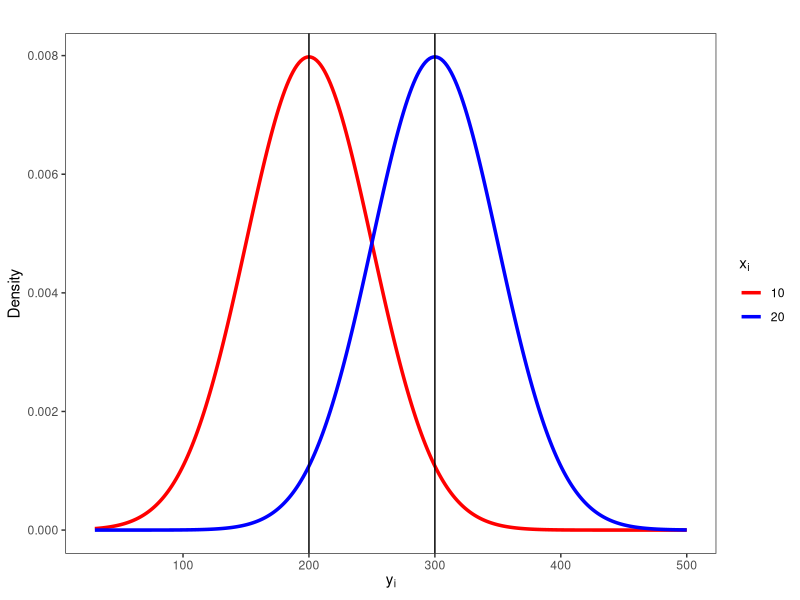
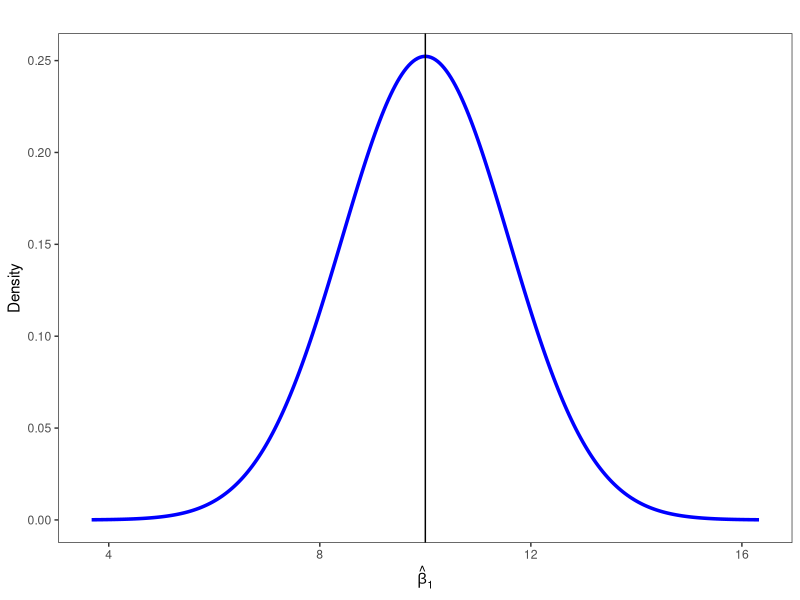
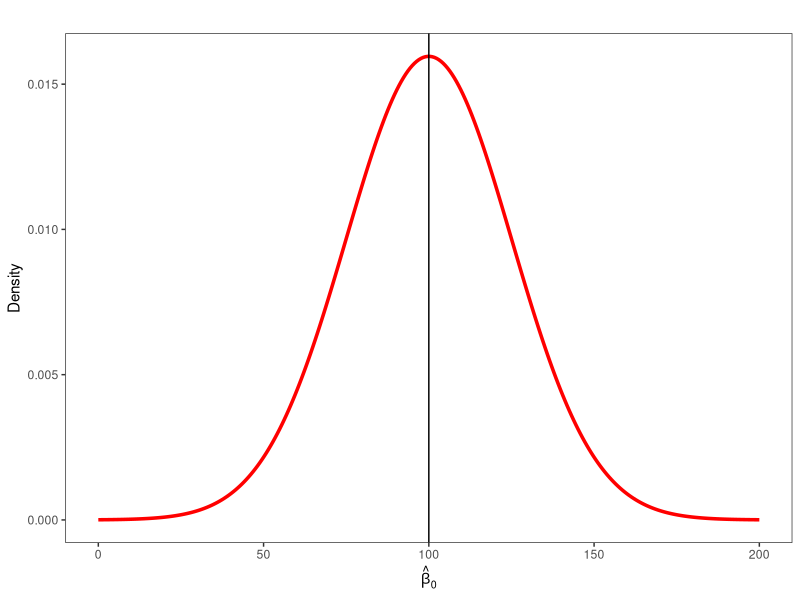
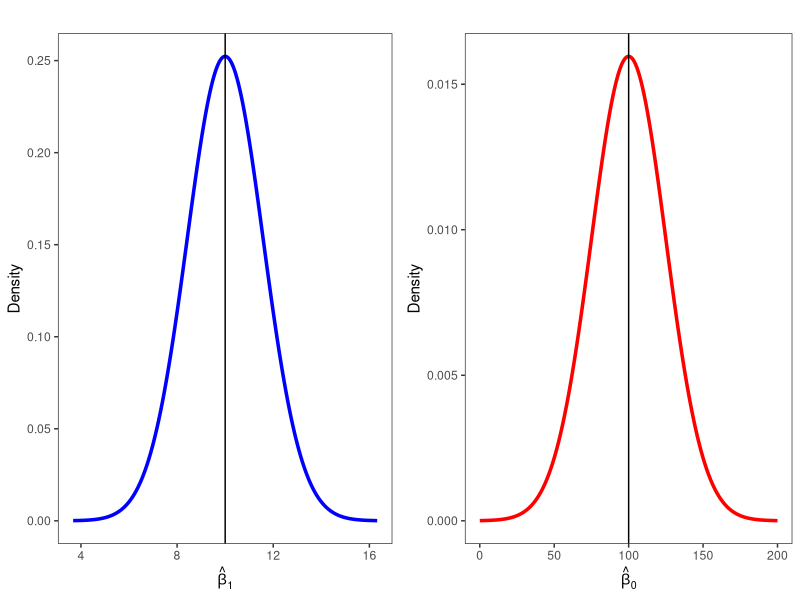
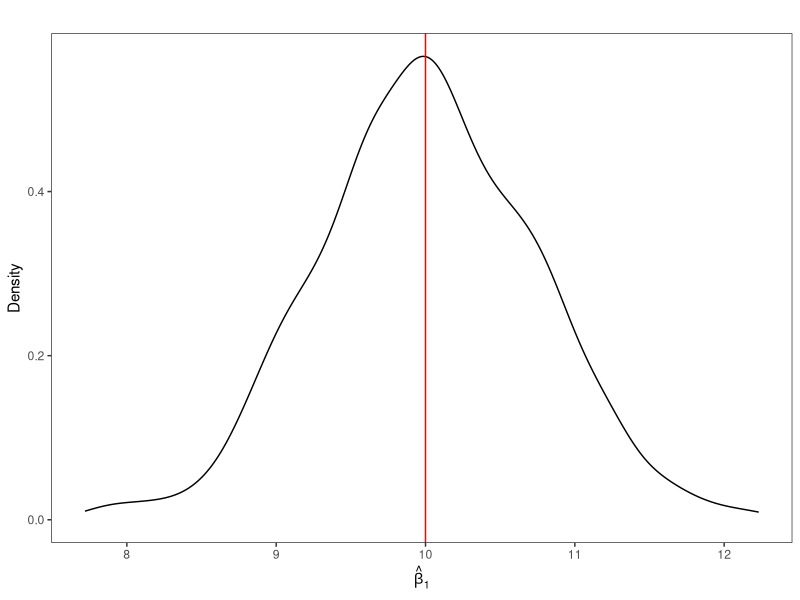
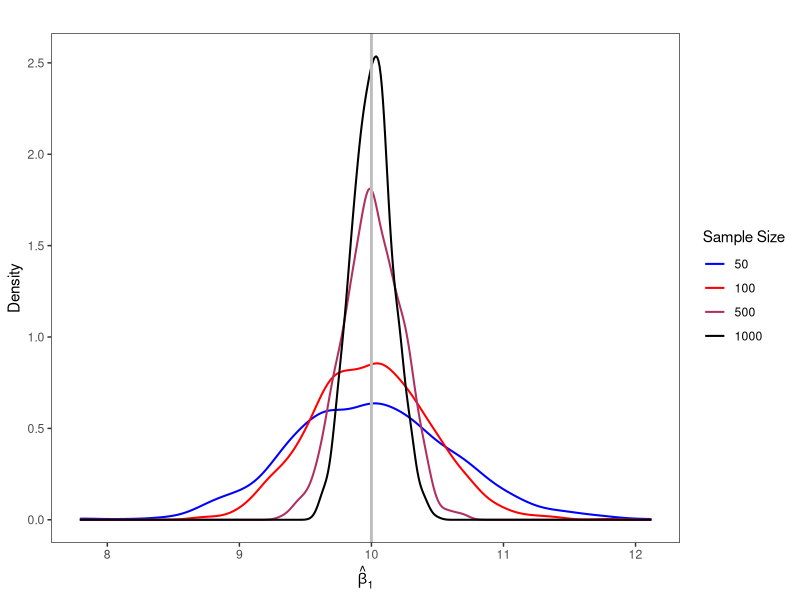
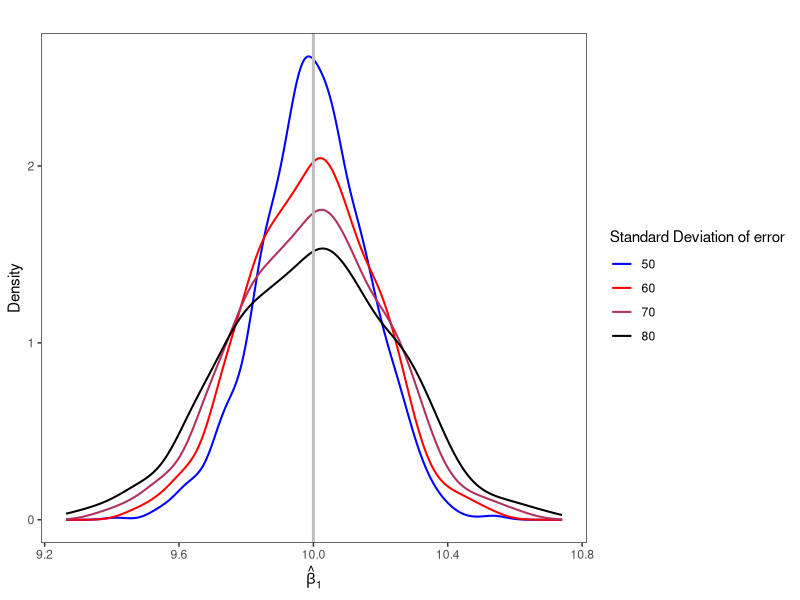
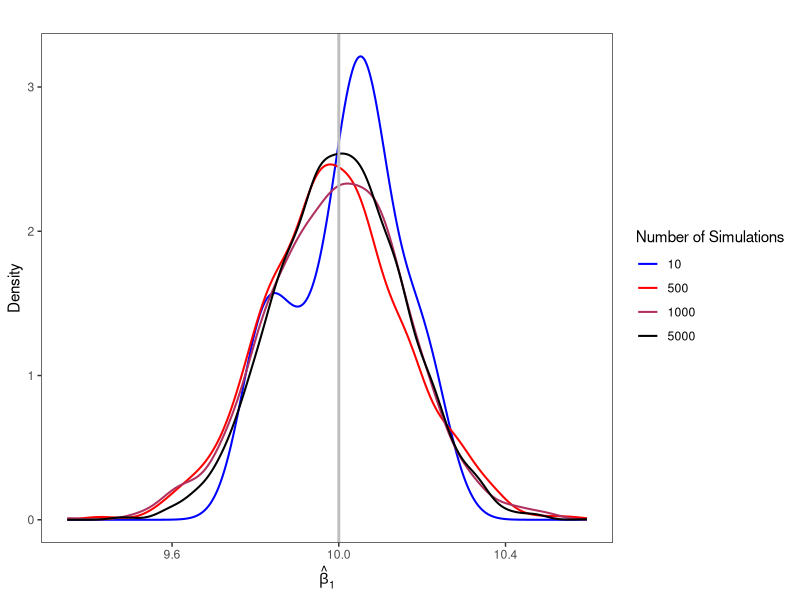

Write R code to recreate these figures, in order.
# Clear workspace
rm(list=ls())

# Required packages 
# Install these packages before library
library(ggplot2)
library(cowplot)
library(dplyr)

# Random seed
set.seed(19)

# ------------------------------------------------------------------------------------------------------------
# Q1. Generating Data
# >>>>>>>>>>>>>>>>>>>>>>>>>>>>>>>>>>>>>>>>>>>>>>>>>>>>>>>>>>>>>>>>>>>>>>>>>>>>>>>>>>>>>>>>>>>>>>>>>>>>>>>>>>>>

#1. Preliminaries 
# ------------------------------------------------------------------------------

# Sample size 
N <- 40

# Define x_i 
x <- c(rep(10, 20), rep(20, 20))

# Population parameters 
beta_0 <- 100
beta_1 <- 10

# Generate regression function/CEF i.e., y|x 
cef <- beta_0 + beta_1*x

# Random population error (i.i.d)
# They should have (i) mean 0, (ii) constant variance, 
# (iii) be uncorrelated with one another.
sigma2 <- 2500
e <- rnorm(40, mean = 0, sd = sqrt(sigma2))

#2. Theoretical distribution of y | x
# ------------------------------------------------------------------------------

# Range (for visual reasons)
range_y_give_x <- seq(30, 500, length.out = 300)

# Compute densities for each x value
pdf_x10 <- dnorm(range_y_give_x, mean = beta_0 + beta_1 * 10, sd = sqrt(sigma2))
pdf_x20 <- dnorm(range_y_give_x, mean = beta_0 + beta_1 * 20, sd = sqrt(sigma2))

# Create a data frame for ggplot
density_df <- data.frame(
  y = rep(range_y_give_x, 2),
  density = c(pdf_x10, pdf_x20),
  x_value = rep(c("10", "20"), each = length(range_y_give_x))
)

# Plot theoretical probability distributions
th_y <- ggplot(density_df, aes(x = y, y = density, color = x_value)) +
  geom_line(size = 1.2) +
  labs(
    title = "",
    x = expression(y[i]),
    y = "Density",
    color = expression(x[i])
  ) +
  scale_color_manual(values = c("10" = "red", "20" = "blue")) + 
  geom_vline(xintercept = 200) +
  geom_vline(xintercept = 300) +
  theme_bw() +
  theme(panel.grid = element_blank())

# Display plot 
th_y

#3. Compute theoretical standard deviations
# ------------------------------------------------------------------------------

#3.1. For beta_1
# ------------------------------------------------------------------------------

# Variance
var_beta_1 <- sigma2/(sum(  (x-mean(x))^2 ) )

# Standard deviation
sd_beta_1 <- sqrt(var_beta_1)

# Plot theoretical distribution 
# ------------------------------

# Define range 
beta_1_vals <- seq(beta_1 - 4 * sd_beta_1, beta_1 + 4 * sd_beta_1, length.out = 300)

# Compute density 
density_vals <- dnorm(beta_1_vals, mean = beta_1, sd = sd_beta_1)

# Generate dataframe 
density_df <- data.frame(beta_1 = beta_1_vals, density = density_vals)

# Plot the theoretical sampling distribution of beta_1
beta_1_dens <- ggplot(density_df, aes(x = beta_1, y = density)) +
  geom_line(color = "blue", size = 1.2) +
  labs(
    title = "",
    x = expression(hat(beta)[1]),
    y = "Density"
  ) +
  geom_vline(xintercept = beta_1) +
  theme_bw() +
  theme(panel.grid = element_blank())

# Display plot
beta_1_dens

#3.2. For beta_0
# ------------------------------------------------------------------------------

# Variance
var_beta_0 <- (sigma2*sum(x^2)) /( N*sum( (x-mean(x))^2 ) )

# Standard deviation
sd_beta_0 <- sqrt(var_beta_0)

# Plot theoretical distribution 
# ------------------------------

# Define range 
beta_0_vals <- seq(beta_0 - 4 * sd_beta_0, beta_0 + 4 * sd_beta_0, length.out = 300)

# Compute density
density_vals <- dnorm(beta_0_vals, mean = beta_0, sd = sd_beta_0)

# Generate dataframe 
density_df <- data.frame(beta_0 = beta_0_vals, density = density_vals)

# Plot the theoretical sampling distribution of beta_0
beta_0_dens <- ggplot(density_df, aes(x = beta_0, y = density)) +
  geom_line(color = "red", size = 1.2) +
  labs(
    title = "",
    x = expression(hat(beta)[0]),
    y = "Density"
  ) +
  geom_vline(xintercept = beta_0) + 
  theme_bw() +
  theme(panel.grid = element_blank())

# Display plot
beta_0_dens

# Visualise together
plot_grid(beta_1_dens, beta_0_dens)

#3.3 Covariance between beta_0 and beta_1 
# ------------------------------------------------------------------------------
cov_beta_0_beta_1 <- ( -sigma2*mean(x) )/ ( sum( (x-mean(x))^2 ) )


# ------------------------------------------------------------------------------------------------------------
# Q2. Generating a Sample and Running Regression
# >>>>>>>>>>>>>>>>>>>>>>>>>>>>>>>>>>>>>>>>>>>>>>>>>>>>>>>>>>>>>>>>>>>>>>>>>>>>>>>>>>>>>>>>>>>>>>>>>>>>>>>>>>>>

#1. Generating a Sample
# -------------------------------------------------------------------------------------------------------------
set.seed(202)

# Add random noise to x values
x_sample <- x + rnorm(N, mean = 0, sd = 50)

# Generate y based on the true regression function + random error
y_sample <- beta_0 + beta_1 * x_sample + rnorm(N, mean = 0, sd = sqrt(sigma2))

# Create a data frame
data_sample <- data.frame(x = x_sample, y = y_sample)

# Run the linear regression
reg_model <- lm(y ~ x, data = data_sample)

# Results summary
summary(reg_model)

# Extract estimated beta_1
coef(reg_model)[2]

#2. Computing the estimated variances and covariances of estimators 
# -------------------------------------------------------------------------------------------------------------

# (i) Manually computations 
# ---------------------------

# Compute estimated residuals
e_hat <- reg_model$residuals

# Compute estimated variance of errors (sigma^2)
sigma2_hat <- sum(e_hat^2) / (N - 2)

# Compute variance of beta_1_hat
var_beta_1_hat <- sigma2_hat / sum((x_sample - mean(x_sample))^2)

# Compute variance of beta_0_hat
var_beta_0_hat <- sigma2_hat * (sum(x_sample^2) / (N * sum((x_sample - mean(x_sample))^2)))

# Compute covariance between beta_0_hat and beta_1_hat
cov_beta_0_beta_1_hat <- (-sigma2_hat * mean(x_sample)) / sum((x_sample - mean(x_sample))^2)

# Display results
cat("Variance of beta_1_hat (manual):", var_beta_1_hat, "\n")
cat("Variance of beta_0_hat (manual):", var_beta_0_hat, "\n")
cat("Covariance between beta_0_hat and beta_1_hat (manual):", cov_beta_0_beta_1_hat, "\n")

# (ii) Using R in-built command
# ------------------------------

# Extract estimated variance of errors 
sigma2_hat <- summary(reg_model)$sigma^2

# Extract the variance and covariances
vcov_matrix <- vcov(reg_model)  
vcov_matrix


# -------------------------------------------------------------------------------------------------------------------------
# Q3. Monte-Carlo Simulation
#  >>>>>>>>>>>>>>>>>>>>>>>>>>>>>>>>>>>>>>>>>>>>>>>>>>>>>>>>>>>>>>>>>>>>>>>>>>>>>>>>>>>>>>>>>>>>>>>>>>>>>>>>>>>>>>>>>>>>>>>>>

#1. Fixed Sample Size, N = 50
#  >>>>>>>>>>>>>>>>>>>>>>>>>>>>>>>>>>>>>>>>>>>>>>>>>>>>>>>>>>>>>>>>>>>>>>>>>>>>>>>>>>>>>>>>>>>>>>>>>>>>>>>>>>>>>>>>>>>>>>>>>

# Preliminaries 
# ------------------------------------------------------------------------------

# Number of simulations and sample size 
num_sim <- 1000
sample_size <- 50

# Population parameters 
beta_0 <- 100
beta_1 <- 10

# Generate a fixed sample for x
# Note: We could also generate a new random sample for x within the Monte-Carlo
# simulation, as you might have done in the S1 take-home exam. But a fixed sample
# for x also works. 
x <- rnorm(sample_size, mean = 50, sd = 10)

# Initialize empty list 
beta_1_hat <- numeric(num_sim)

# Main Loop
# ------------------------------------------------------------------------------
for (i in 1:num_sim) {
  
  # Setting a different seed in each simulation
  set.seed(123 + 10*i) 
  
  # Generate y sample 
  # Note: all variability in y is due to variability in error
  y <- beta_0 + beta_1 * x + rnorm(sample_size, mean = 0, sd = 50)
  
  # Regression
  reg_model <- lm(y ~ x)
  
  # Store estimated beta_1 coefficient
  beta_1_hat[i] <- coef(reg_model)[2]
}

# Plot beta_1_hat density
# ------------------------------------------------------------------------------

# Convert values to dataframe
beta_1_df <- data.frame(beta_1_hat)

# Plot beta_1_hat density
ggplot(beta_1_df, aes(x = beta_1_hat)) +
  geom_density(alpha = 0.4) +
  geom_vline(xintercept = beta_1, color = "red") +
  labs(title = "",
       x = expression(hat(beta)[1]),
       y = "Density") +
  theme_bw() +
  theme(panel.grid = element_blank())


# Results
# ------------------------------------------------------------------------------

#1. Sample mean
mean_beta_1_hat <- sum(beta_1_hat)/num_sim                                      # Manual
mean_beta_1_hat <- mean(beta_1_hat)                                             # Direct R command 


#2. Sample variance
var_beta_1_hat <- sum((beta_1_hat - mean_beta_1_hat)^2) / (num_sim - 1)         # Manual
var_beta_1_hat <- var(beta_1_hat)                                               # Direct R command


#2. Varying Sample Size, N = 50, 100, 200, 500 
# >>>>>>>>>>>>>>>>>>>>>>>>>>>>>>>>>>>>>>>>>>>>>>>>>>>>>>>>>>>>>>>>>>>>>>>>>>>>>>>>>>>>>>>>>>>>>>>>>>>>>>>>>>>>>>>>>>>>>>>>>

# Preliminaries 
# ------------------------------------------------------------------------------
sample_sizes <- c(50, 100, 500, 1000)  
results <- data.frame()

# Loop over different sample sizes
# ------------------------------------------------------------------------------
for (n in sample_sizes) {
  
  # Generate fixed sample for x 
  x <- rnorm(n, mean = 50, sd = 10)
  
  # Initialize vector to store estimated beta_1 coefficients
  beta_1_hat <- numeric(num_sim)
  
  # Monte Carlo simulation
  for (i in 1:num_sim) {
    
    # Setting a different seed in each simulation
    set.seed(123 + 10*i) 
    
    # Generate y sample
    y <- beta_0 + beta_1 * x + rnorm(n, mean = 0, sd = 50)
    
    # Regression
    reg_model <- lm(y ~ x)
    
    # Store estimated beta_1 coefficient
    beta_1_hat[i] <- coef(reg_model)[2]
  }
  
  # Store results in dataframe
  results <- rbind(results, data.frame(
    sample_size = rep(n, num_sim),
    beta_1_hat = beta_1_hat
  ))
}

# Plot beta_1_hat density for different sample sizes in the same plot
ggplot(results, aes(x = beta_1_hat, color = factor(sample_size))) +
  geom_density(size = 0.7, show.legend = TRUE, key_glyph = "path") +  
  geom_vline(xintercept = beta_1, color = "grey", size = 1) +
  labs(title = "",
       x = expression(hat(beta)[1]),
       y = "Density",
       color = "Sample Size") +  # Rename legend title
  theme_minimal() +
  scale_color_manual(values = c("blue", "red", "maroon", "black")) +  # Custom colors
  theme_bw() +
  theme(panel.grid = element_blank())


# Compute summary statistics
diffsample_summary_stats <- results %>%
  group_by(sample_size) %>%
  summarise(
    mean_beta_1_hat = mean(beta_1_hat),
    var_beta_1_hat = var(beta_1_hat)
  )

# Display summary statistics
diffsample_summary_stats

#1. Varying sd of error
#  >>>>>>>>>>>>>>>>>>>>>>>>>>>>>>>>>>>>>>>>>>>>>>>>>>>>>>>>>>>>>>>>>>>>>>>>>>>>>>>>>>>>>>>>>>>>>>>>>>>>>>>>>>>>>>>>>>>>>>>>>

# Preliminaries 
# ------------------------------------------------------------------------------
sd_values <- c(50, 60, 70, 80)  
results <- data.frame()

# Loop over different values of sd for error
# ------------------------------------------------------------------------------
for (d in sd_values) {
  
  # Generate fixed sample for x 
  x <- rnorm(n, mean = 50, sd = 10)
  
  # Initialize vector to store estimated beta_1 coefficients
  beta_1_hat <- numeric(num_sim)
  
  # Monte Carlo simulation
  for (i in 1:num_sim) {
    
    # Setting a different seed in each simulation
    set.seed(123 + i) 
    
    # Generate y sample
    y <- beta_0 + beta_1 * x + rnorm(n, mean = 0, sd = d)
    
    # Regression
    reg_model <- lm(y ~ x)
    
    # Store estimated beta_1 coefficient
    beta_1_hat[i] <- coef(reg_model)[2]
  }
  
  # Store results in dataframe
  results <- rbind(results, data.frame(
    sd_values = rep(d, num_sim),
    beta_1_hat = beta_1_hat
  ))
}

# Plot beta_1_hat density for different sd
ggplot(results, aes(x = beta_1_hat, color = factor(sd_values))) +
  geom_density(size = 0.7, show.legend = TRUE, key_glyph = "path") +  
  geom_vline(xintercept = beta_1, color = "grey", size = 1) +
  labs(title = "",
       x = expression(hat(beta)[1]),
       y = "Density",
       color = "Standard Deviation of error") +  # Rename legend title
  theme_minimal() +
  scale_color_manual(values = c("blue", "red", "maroon", "black")) +  # Custom colors
  theme_bw() +
  theme(panel.grid = element_blank())


# Compute summary statistics
diffsd_summary_stats <- results %>%
  group_by(sd_values) %>%
  summarise(
    mean_beta_1_hat = mean(beta_1_hat),
    var_beta_1_hat = var(beta_1_hat)
  )

# Display summary statistics
diffsd_summary_stats

#3. Varying Number of Simulations, S = 10, 500, 1000, 5000
# >>>>>>>>>>>>>>>>>>>>>>>>>>>>>>>>>>>>>>>>>>>>>>>>>>>>>>>>>>>>>>>>>>>>>>>>>>>>>>>>>>>>>>>>>>>>>>>>>>>>>>>>>>>>>>>>>>>>>>>>>

# Preliminaries 
# ------------------------------------------------------------------------------
num_sim_values <- c(10, 500, 1000, 5000)  
results <- data.frame()


# Loop over different values of num_sim
# ------------------------------------------------------------------------------
for (num_sim in num_sim_values) {
  
  # Generate fixed sample for x 
  x <- rnorm(n, mean = 50, sd = 10)
  
  # Initialize vector to store estimated beta_1 coefficients
  beta_1_hat <- numeric(num_sim)
  
  # Monte Carlo simulation
  for (i in 1:num_sim) {
    
    # Setting a different seed in each simulation
    set.seed(123 + 10*i) 
    
    # Generate y sample
    y <- beta_0 + beta_1 * x + rnorm(n, mean = 0, sd = 50)
    
    # Regression
    reg_model <- lm(y ~ x)
    
    # Store estimated beta_1 coefficient
    beta_1_hat[i] <- coef(reg_model)[2]
  }
  
  # Store results in dataframe
  results <- rbind(results, data.frame(
    num_sim = rep(num_sim, num_sim),
    beta_1_hat = beta_1_hat
  ))
}

# Plot beta_1_hat density for different num_sim values
ggplot(results, aes(x = beta_1_hat, color = factor(num_sim))) +
  geom_density(size = 0.7, show.legend = TRUE, key_glyph = "path") +  
  geom_vline(xintercept = beta_1, color = "grey", size = 1) +
  labs(title = "",
       x = expression(hat(beta)[1]),
       y = "Density",
       color = "Number of Simulations") +  # Rename legend title
  scale_color_manual(values = c("blue", "red", "maroon", "black")) +  # Custom colors
  theme_bw() +
  theme(panel.grid = element_blank())

# Compute summary statistics
numsim_summary_stats <- results %>%
  group_by(num_sim) %>%
  summarise(
    mean_beta_1_hat = mean(beta_1_hat),
    var_beta_1_hat = var(beta_1_hat)
  )

# Display summary statistics
numsim_summary_stats







